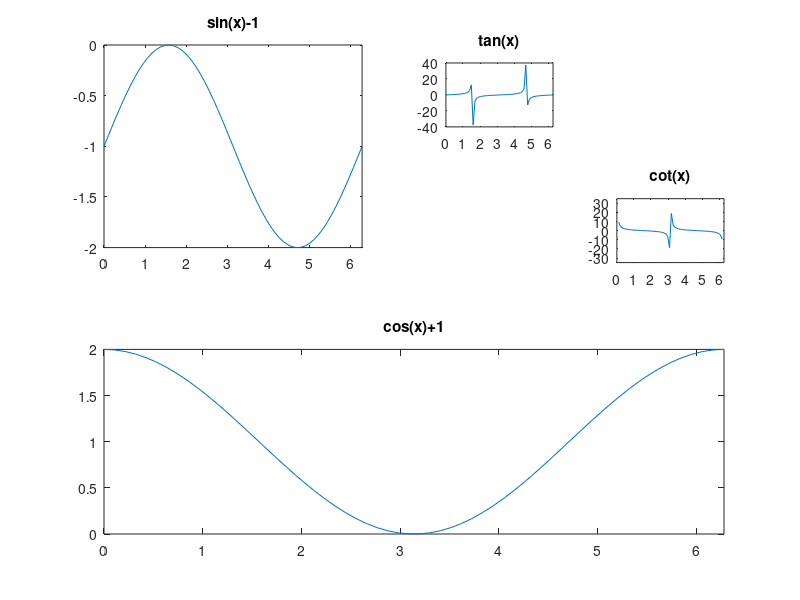

MATLAB code for this plot:
x=linspace(0,2*pi,60)
subplot(2,2,1)
plot(x,sin(x)-1)
title('sin(x)-1')
axis([0,2*pi,-2,0])
subplot(2,1,2)
plot(x,cos(x)+1)
title('cos(x)+1')
axis([0,2*pi,0,2])
subplot(4,4,3)
plot(x,tan(x))
title('tan(x)')
axis([0,2*pi,-40,40])
subplot(4,4,8)
plot(x,cot(x))
title('cot(x)')
axis([0,2*pi,-35,35])
